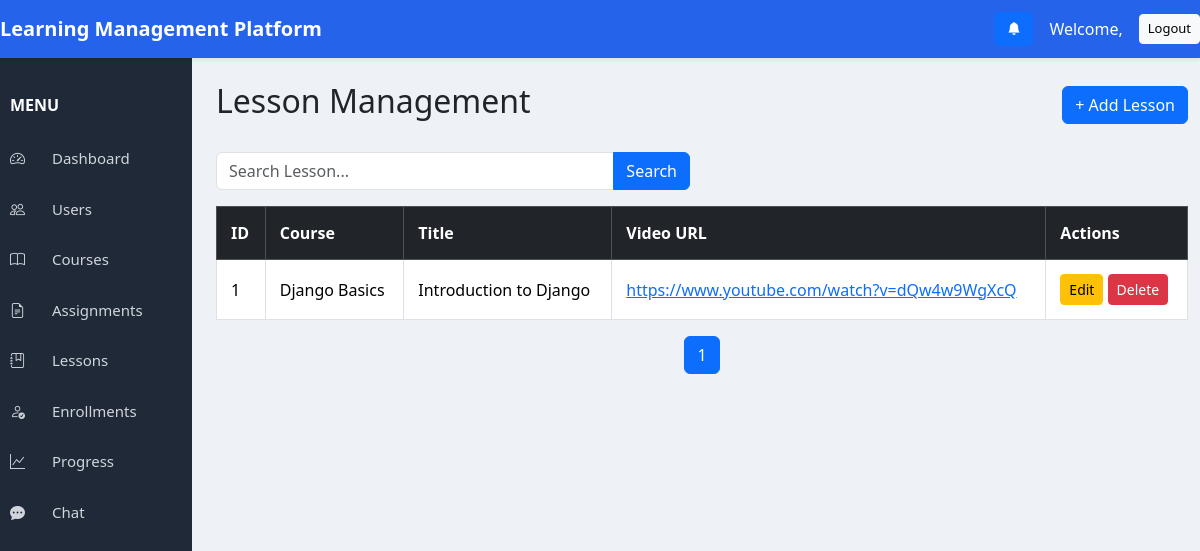
/courses/lessons/, run on the app's committed database.
### courses/models.py (models this page shows, shortened)
class Lesson(models.Model):
    course = models.ForeignKey(
        Course,
        on_delete=models.CASCADE,
        related_name="lessons"
    )
    title = models.CharField(max_length=200)
    content = models.TextField()
    video_url = models.URLField(blank=True, null=True)

class Course(models.Model):
    STATUS_CHOICES = (
        ("active", "Active"),
        ("inactive", "Inactive"),
    )
    title = models.CharField(max_length=200)
    description = models.TextField()
    price = models.DecimalField(
        max_digits=10,
        decimal_places=2,
        default=0.00
    )
    is_premium = models.BooleanField(
        default=False
    )
    instructor_commission = models.DecimalField(
        max_digits=5,
        decimal_places=2,
        default=0.00
    )
    instructor = models.ForeignKey(
        settings.AUTH_USER_MODEL,
        on_delete=models.CASCADE,
        limit_choices_to={"role": "instructor"},
    )
    status = models.CharField(
        max_length=20,
        choices=STATUS_CHOICES,
        default="active"
    )
    created_at = models.DateTimeField(auto_now_add=True)
    def __str__(self):
        return self.title

### courses/views.py (the view)
# urls.py: path("lessons/", views.lesson_list, name="lesson_list"),
def lesson_list(request):
    search = request.GET.get("search", "")
    lessons = Lesson.objects.select_related("course").all()
    if search:
        lessons = lessons.filter(
            title__icontains=search
        )
    paginator = Paginator(lessons, 5)
    page_number = request.GET.get("page")
    lessons = paginator.get_page(page_number)
    return render(
        request,
        "lessons/lesson_list.html",
        {
            "lessons": lessons,
            "search": search,
        },
    )

### templates/lessons/lesson_list.html (shortened to what this page needs)
{% extends "base.html" %}
{% block content %}
<div class="d-flex justify-content-between align-items-center mb-4">
    <h2>Lesson Management</h2>
    <a href="{% url 'add_lesson' %}" class="btn btn-primary">
        + Add Lesson
    </a>
</div>
<div class="row mb-3">
    <div class="col-md-6">
        <form method="GET">
            <div class="input-group">
                <input
                    type="text"
                    name="search"
                    class="form-control"
                    placeholder="Search Lesson..."
                    value="{{ search|default:'' }}"
                >
                <button type="submit" class="btn btn-primary">
                    Search
                </button>
            </div>
        </form>
    </div>
</div>
<table class="table table-bordered table-hover">
    <thead class="table-dark">
        <tr>
            <th>ID</th>
            <th>Course</th>
            <th>Title</th>
            <th>Video URL</th>
            <th>Actions</th>
        </tr>
    </thead>
    <tbody>
        {% for lesson in lessons %}
        <tr>
            <td>{{ lesson.id }}</td>
            <td>{{ lesson.course }}</td>
            <td>{{ lesson.title }}</td>
            <td>
                <a href="{{ lesson.video_url }}" target="_blank">
                    {{ lesson.video_url }}
                </a>
            </td>
            <td>
                <a href="{% url 'edit_lesson' lesson.id %}"
                   class="btn btn-warning btn-sm">
                    Edit
                </a>
                <a href="{% url 'delete_lesson' lesson.id %}"
                   class="btn btn-danger btn-sm"
                   onclick="return confirm('Delete this lesson?');">
                    Delete
                </a>
            </td>
        </tr>
        {% empty %}
        <tr>
            <td colspan="5" class="text-center">
                No lessons available.
            </td>
        </tr>
        {% endfor %}
    </tbody>
</table>
<nav class="mt-3">
    <ul class="pagination justify-content-center">
        {% for page in lessons.paginator.page_range %}
        <li class="page-item {% if lessons.number == page %}active{% endif %}">
            <a class="page-link"
               href="?page={{ page }}&search={{ search }}">
                {{ page }}
            </a>
        </li>
        {% endfor %}
    </ul>
</nav>
{% endblock %}

### static/css/dashboard.css (style rules this page uses)
body { margin:0; padding:0; background:#eef2f7; font-family:'Segoe UI',sans-serif; }
.table { margin-bottom:0; }
.table thead { background:#212529; color:#fff; }
.table td, .table th { padding:14px; vertical-align:middle; }

### data on the page
Lesson: id "1", course "Django Basics", title "Introduction to Django", video_url "https://www.youtube.com/watch?v=dQw4w9WgXcQ"

### other printed values
{{ page }} "1"
